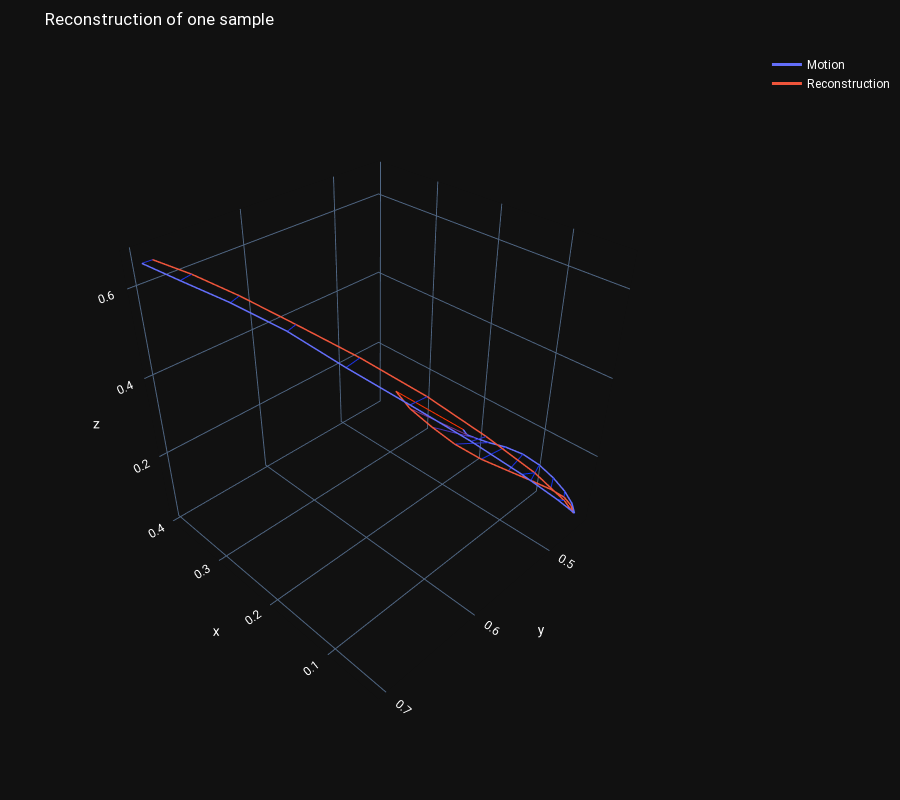

Source (notebook cell):
### Code cell
eval_model(model, model_config, model_config.train_iterator, plot=True, scaled_plot= False, loss_function=loss_function)

### Figure 1 — Plotly figure (JSON) as saved in the notebook; plotly's stock layout.template omitted (floating-point values rounded to 4 significant figures)
{"data": [{"line": {"width": 3}, "mode": "lines", "name": "Motion", "type": "scatter3d", "x": [0.3826, 0.3518, 0.3105, 0.2607, 0.2053, 0.1487, 0.09716, 0.05693, 0.03388, 0.03236, 0.03245, 0.03908, 0.04983, 0.06364, 0.07856, 0.09252, 0.1047, 0.1154, 0.1242, 0.1318], "y": [0.7, 0.6837, 0.6619, 0.6382, 0.6156, 0.5865, 0.554, 0.5198, 0.4855, 0.453, 0.4603, 0.4689, 0.4784, 0.4879, 0.4987, 0.511, 0.5233, 0.531, 0.5356, 0.5344], "z": [0.6581, 0.6279, 0.5887, 0.539, 0.4769, 0.4035, 0.3198, 0.2259, 0.1285, 0.03713, 0.07766, 0.1207, 0.1611, 0.1969, 0.2266, 0.2495, 0.2667, 0.2783, 0.2854, 0.2902]}, {"line": {"width": 3}, "mode": "lines", "name": "Reconstruction", "type": "scatter3d", "x": [0.3925, 0.3616, 0.3214, 0.2698, 0.212, 0.1518, 0.09771, 0.05651, 0.03569, 0.03357, 0.03516, 0.03902, 0.0461, 0.05801, 0.07235, 0.09118, 0.1135, 0.1352, 0.1607, 0.182], "y": [0.6874, 0.6694, 0.6483, 0.6247, 0.5967, 0.5648, 0.5343, 0.5014, 0.4705, 0.4537, 0.4582, 0.4679, 0.4841, 0.5038, 0.5239, 0.5443, 0.5599, 0.5707, 0.5776, 0.5782], "z": [0.6488, 0.622, 0.583, 0.533, 0.472, 0.3931, 0.3042, 0.2029, 0.0989, 0.03749, 0.06546, 0.1012, 0.1417, 0.184, 0.2255, 0.2669, 0.3056, 0.3421, 0.3732, 0.3971]}, {"line": {"color": "rgba(37.134054601192474, 50, 217.86594539880753, 255)", "width": 2}, "mode": "lines", "showlegend": false, "type": "scatter3d", "x": [0.3826, 0.3925], "y": [0.7, 0.6874], "z": [0.6581, 0.6488]}, {"line": {"color": "rgba(25.225510708987713, 50, 229.7744892910123, 255)", "width": 2}, "mode": "lines", "showlegend": false, "type": "scatter3d", "x": [0.3518, 0.3616], "y": [0.6837, 0.6694], "z": [0.6279, 0.622]}, {"line": {"color": "rgba(25.87097827345133, 50, 229.12902172654867, 255)", "width": 2}, "mode": "lines", "showlegend": false, "type": "scatter3d", "x": [0.3105, 0.3214], "y": [0.6619, 0.6483], "z": [0.5887, 0.583]}, {"line": {"color": "rgba(30.03635846078396, 50, 224.96364153921604, 255)", "width": 2}, "mode": "lines", "showlegend": false, "type": "scatter3d", "x": [0.2607, 0.2698], "y": [0.6382, 0.6247], "z": [0.539, 0.533]}, {"line": {"color": "rgba(26.64903212338686, 50, 228.35096787661314, 255)", "width": 2}, "mode": "lines", "showlegend": false, "type": "scatter3d", "x": [0.2053, 0.212], "y": [0.6156, 0.5967], "z": [0.4769, 0.472]}, {"line": {"color": "rgba(34.61542434990406, 50, 220.38457565009594, 255)", "width": 2}, "mode": "lines", "showlegend": false, "type": "scatter3d", "x": [0.1487, 0.1518], "y": [0.5865, 0.5648], "z": [0.4035, 0.3931]}, {"line": {"color": "rgba(40.19396960735321, 50, 214.8060303926468, 255)", "width": 2}, "mode": "lines", "showlegend": false, "type": "scatter3d", "x": [0.09716, 0.09771], "y": [0.554, 0.5343], "z": [0.3198, 0.3042]}, {"line": {"color": "rgba(0.0, 50, 255.0, 255)", "width": 2}, "mode": "lines", "showlegend": false, "type": "scatter3d", "x": [0.05693, 0.05651], "y": [0.5198, 0.5014], "z": [0.2259, 0.2029]}, {"line": {"color": "rgba(3.381453277543187, 50, 251.6185467224568, 255)", "width": 2}, "mode": "lines", "showlegend": false, "type": "scatter3d", "x": [0.03388, 0.03569], "y": [0.4855, 0.4705], "z": [0.1285, 0.0989]}, {"line": {"color": "rgba(9.173754639923573, 50, 245.82624536007643, 255)", "width": 2}, "mode": "lines", "showlegend": false, "type": "scatter3d", "x": [0.03236, 0.03357], "y": [0.453, 0.4537], "z": [0.03713, 0.03749]}, {"line": {"color": "rgba(5.9365287981927395, 50, 249.06347120180726, 255)", "width": 2}, "mode": "lines", "showlegend": false, "type": "scatter3d", "x": [0.03245, 0.03516], "y": [0.4603, 0.4582], "z": [0.07766, 0.06546]}, {"line": {"color": "rgba(8.564979806542397, 50, 246.4350201934576, 255)", "width": 2}, "mode": "lines", "showlegend": false, "type": "scatter3d", "x": [0.03908, 0.03902], "y": [0.4689, 0.4679], "z": [0.1207, 0.1012]}, {"line": {"color": "rgba(15.630522072315216, 50, 239.36947792768478, 255)", "width": 2}, "mode": "lines", "showlegend": false, "type": "scatter3d", "x": [0.04983, 0.0461], "y": [0.4784, 0.4841], "z": [0.1611, 0.1417]}, {"line": {"color": "rgba(15.39698850363493, 50, 239.60301149636507, 255)", "width": 2}, "mode": "lines", "showlegend": false, "type": "scatter3d", "x": [0.06364, 0.05801], "y": [0.4879, 0.5038], "z": [0.1969, 0.184]}, {"line": {"color": "rgba(24.05255924910307, 50, 230.94744075089693, 255)", "width": 2}, "mode": "lines", "showlegend": false, "type": "scatter3d", "x": [0.07856, 0.07235], "y": [0.4987, 0.5239], "z": [0.2266, 0.2255]}, {"line": {"color": "rgba(21.392943263053894, 50, 233.6070567369461, 255)", "width": 2}, "mode": "lines", "showlegend": false, "type": "scatter3d", "x": [0.09252, 0.09118], "y": [0.511, 0.5443], "z": [0.2495, 0.2669]}, {"line": {"color": "rgba(38.17772179841995, 50, 216.82227820158005, 255)", "width": 2}, "mode": "lines", "showlegend": false, "type": "scatter3d", "x": [0.1047, 0.1135], "y": [0.5233, 0.5599], "z": [0.2667, 0.3056]}, {"line": {"color": "rgba(71.88151806592941, 50, 183.1184819340706, 255)", "width": 2}, "mode": "lines", "showlegend": false, "type": "scatter3d", "x": [0.1154, 0.1352], "y": [0.531, 0.5707], "z": [0.2783, 0.3421]}, {"line": {"color": "rgba(125.16447052359581, 50, 129.8355294764042, 255)", "width": 2}, "mode": "lines", "showlegend": false, "type": "scatter3d", "x": [0.1242, 0.1607], "y": [0.5356, 0.5776], "z": [0.2854, 0.3732]}, {"line": {"color": "rgba(255.0, 50, 0.0, 255)", "width": 2}, "mode": "lines", "showlegend": false, "type": "scatter3d", "x": [0.1318, 0.182], "y": [0.5344, 0.5782], "z": [0.2902, 0.3971]}], "layout": {"coloraxis": {"showscale": false}, "font": {"color": "white", "family": "Roboto, monospace", "size": 12}, "height": 800, "margin": {"b": 50, "l": 5, "r": 5, "t": 50}, "scene": {"aspectratio": {"x": 1, "y": 1, "z": 1}, "camera": {"eye": {"x": -1.5, "y": 1.5, "z": 1.5}, "up": {"x": 0, "y": 0, "z": 1}}}, "showlegend": true, "title": {"text": "Reconstruction of one sample"}, "xaxis": {"fixedrange": true, "showgrid": false, "showticklabels": false, "zeroline": false, "zerolinecolor": "gray", "zerolinewidth": 1}, "yaxis": {"fixedrange": true, "showgrid": false, "showticklabels": false, "zeroline": false, "zerolinecolor": "gray", "zerolinewidth": 1}}}
